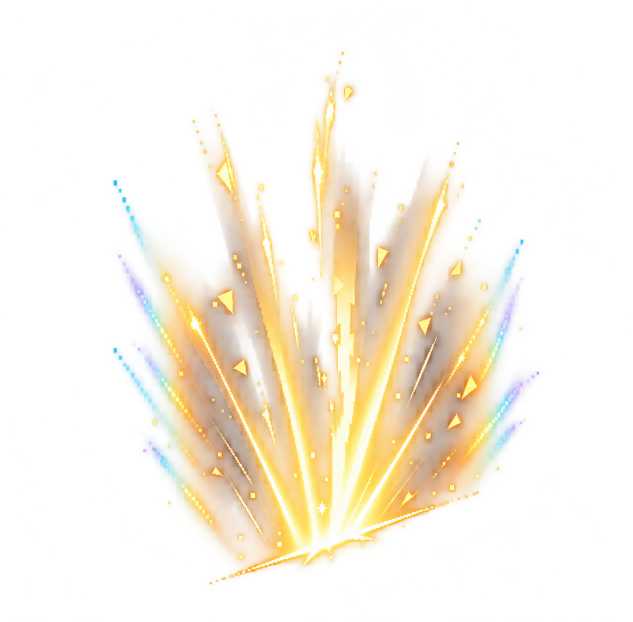
#> input picture art/archive/incoming_1028/headhunt_reference_fx_1022/refinement/source.png, 1265 x 1243 px (shown at 1/2 size)
$ python build_preview.py
#> lines starting #> are read from the running program, lines starting #| are printed output that depends on the picture; pictures that were not available may be replaced by others from this repository, and a replacement may not be noted
from pathlib import Path
from PIL import Image, ImageChops, ImageDraw, ImageStat
import json, hashlib
import numpy as np
R=Path(__file__).resolve().parent
B=R.parent.parent/'headhunt_bag_1022'/'delivery'
N=24
DUR=[83,83,84]*8
field=Image.open(R/'source.png').convert('RGBA').resize((192,200),Image.Resampling.BOX).resize((384,400),Image.Resampling.NEAREST)
field.save(R/'light@2x.png')
base=Image.open(B/'ui_hh_bag_zip@2x.png').convert('RGBA').crop((1792,0,2048,152))
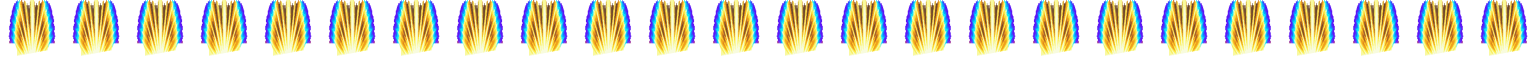
#> input picture art/archive/incoming_1028/headhunt_reference_fx_1022/delivery/fx_hh_rear_field@2x.png, 9216 x 400 px, given in place of ui_hh_bag_zip@2x.png, which was not available (shown at 1/6 size)
front=Image.open(B/'ui_hh_bag_zip_front@2x.png').convert('RGBA').crop((1792,0,2048,152))
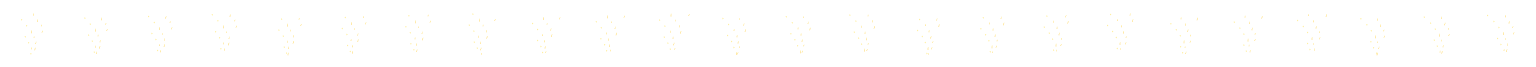
#> input picture art/archive/incoming_1028/headhunt_reference_fx_1022/delivery/fx_hh_rising_fragments.png, 4608 x 200 px, given in place of ui_hh_bag_zip_front@2x.png, which was not available (shown at 1/3 size)
clip=Image.open(R.parent/'delivery'/'fx_hh_mouth_clip@2x.png').convert('L').crop((1792,0,2048,320))

# Flow texture only along rays originating at the zipper. Angular coordinates
# never change, so straight beams cannot bend sideways into the rejected waves.
source_native=np.array(field.resize((192,200),Image.Resampling.NEAREST))
yy,xx=np.mgrid[:200,:192]
dx=xx-96.; dy=175.-yy
radius=np.hypot(dx,dy)
angle=np.arctan2(dx,dy)
root=np.clip((radius-18)/40,0,1)
root=root*root*(3-2*root)

def beam_frame(frame):
    phase=frame/N
    # Axial texture advection: bright details advance outward, tips extend and
    # dissolve independently. No global opacity/gain and no lateral displacement.
    displacement=11*root*np.sin(2*np.pi*(radius/95-phase)+angle*7)
    sample_radius=np.maximum(0,radius-displacement)
    scale=np.divide(sample_radius,radius,out=np.ones_like(radius),where=radius>0)
    sx=np.rint(96+dx*scale).astype(int)
    sy=np.rint(175-dy*scale).astype(int)
    valid=(sx>=0)&(sx<192)&(sy>=0)&(sy<200)
    out=np.zeros_like(source_native)
    out[valid]=source_native[sy[valid],sx[valid]]
    # The zipper root and below it remain precisely fixed.
    fixed=(radius<18)|(yy>=174)
    out[fixed]=source_native[fixed]
    return Image.fromarray(out).resize((384,400),Image.Resampling.NEAREST)

def compose(sparks,beam=None):
    light=(field if beam is None else beam).copy(); light.alpha_composite(sparks)
    canvas=Image.new('RGBA',(640,512),(25,34,44,255))
    canvas.alpha_composite(light,(96,46))
    canvas.alpha_composite(base,(160,330))
    inner=light.crop((64,78,320,398))
    inner.putalpha(ImageChops.multiply(inner.getchannel('A'),clip))
    canvas.alpha_composite(inner,(160,124))
    canvas.alpha_composite(front,(160,330))
    return canvas

# Sparse accents accompany the independently animated main light field.
# Each track begins at the zipper and follows one straight beam, no field warp.
targets=[(43,68),(64,43),(92,20),(116,47),(148,74),(59,88),(105,35),(132,88),(80,59)]
sparks=[]; frames=[]; positions=[]; beams=[]
for f in range(N):
    native=Image.new('RGBA',(192,200)); d=ImageDraw.Draw(native); track=[]
    for k,(tx,ty) in enumerate(targets):
        age=(f+k*7)%N
        p=age/N
        sx=87+(k*5)%19; sy=177-(sx-87)*.20
        x=sx+(tx-sx)*p; y=sy+(ty-sy)*p
        track.append((age,y))
        # Only individual fragments fade at birth/death. Main light stays exact.
        envelope=min(1,age/2,(N-1-age)/4)
        a=round(210*max(0,envelope)/42)*42
        ix,iy=round(x),round(y)
        if k%3==0:
            d.polygon([(ix,iy),(ix+1,iy+1),(ix,iy+3),(ix-1,iy+1)],fill=(255,233,156,a))
        else:
            length=4+k%3
            vx=(tx-sx)/(sy-ty)
            d.line((ix,iy,round(ix-vx*length),iy+length),fill=(255,193,83,round(a*.55)),width=1)
            d.line((ix,iy,round(ix-vx*2),iy+2),fill=(255,249,210,a),width=1)
    p=native.resize((384,400),Image.Resampling.NEAREST)
    beam=beam_frame(f); beams.append(beam)
    sparks.append(p); frames.append(compose(p,beam)); positions.append(track)
#> this loop made 24 passes
#> pass 1, in compose, `canvas=Image.new('RGBA',(640,512),(25,34,44,255))`:
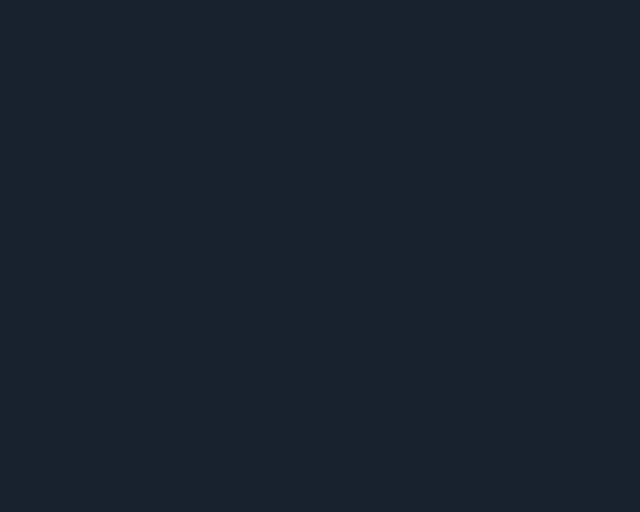
#> canvas: PIL image 640x512 RGBA; mean R, G, B, A 25, 34, 44, 255
#> after the loop, beams = 24 items; frames = 24 items; positions = 24 items; sparks = 24 items

compose(Image.new('RGBA',(384,400))).save(R/'preview.png')
#> in compose (call 25), `light.alpha_composite(sparks)`: sparks: PIL image 384x400 RGBA; every value is 0
#> in compose (call 25), `inner=light.crop((64,78,320,398))`:
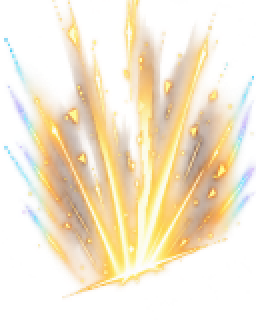
#> inner: PIL image 256x320 RGBA; mean R, G, B, A 133.6, 107.5, 60.7, 76.4; transparent parts drawn white
frames[0].save(R/'loop.png',save_all=True,append_images=frames[1:],duration=DUR,loop=0,disposal=0,blend=0)
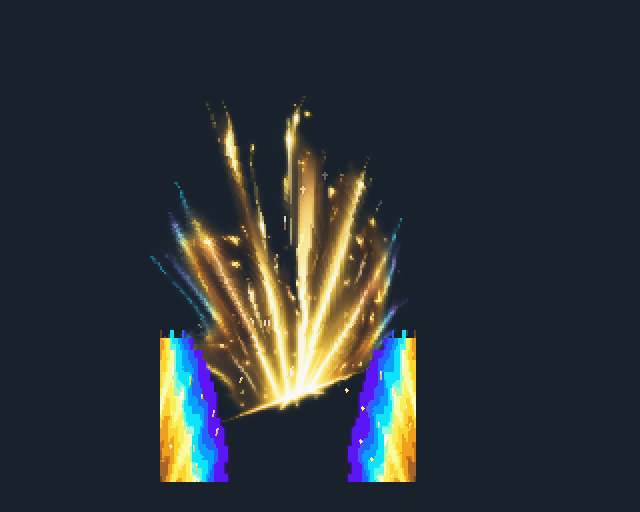
#> saved as loop.png: PIL image 640x512 RGBA; mean R, G, B, A 45, 51.4, 55.3, 255
frames[0].convert('RGB').save(R/'loop.gif',save_all=True,append_images=[f.convert('RGB') for f in frames[1:]],duration=[80,80,90]*8,loop=0,disposal=2)
beam_sheet=Image.new('RGBA',(384*N,400))
#> beam_sheet: PIL image 9216x400 RGBA; every value is 0
for f,b in enumerate(beams): beam_sheet.paste(b,(384*f,0))
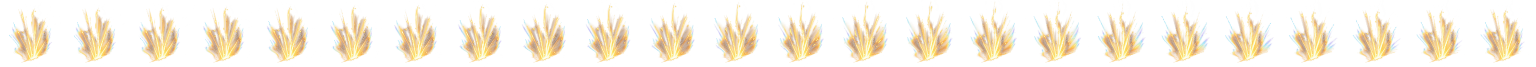
#> beam_sheet: PIL image 9216x400 RGBA (shown at 1/6 size); mean R, G, B, A 73.6, 59.1, 33.2, 41.6; transparent parts drawn white
beam_sheet.save(R/'flowing_beams@2x.png')
beam_sheet.resize((192*N,200),Image.Resampling.NEAREST).save(R/'flowing_beams.png')
sheet=Image.new('RGBA',(384*N,400))
for f,p in enumerate(sparks): sheet.paste(p,(384*f,0))
sheet.save(R/'rising_fragments@2x.png')
sheet.resize((192*N,200),Image.Resampling.NEAREST).save(R/'rising_fragments.png')
board=Image.new('RGBA',(640*4,512*2))
#> board: PIL image 2560x1024 RGBA; every value is 0
for i,f in enumerate(range(0,N,3)): board.paste(frames[f],((i%4)*640,(i//4)*512))
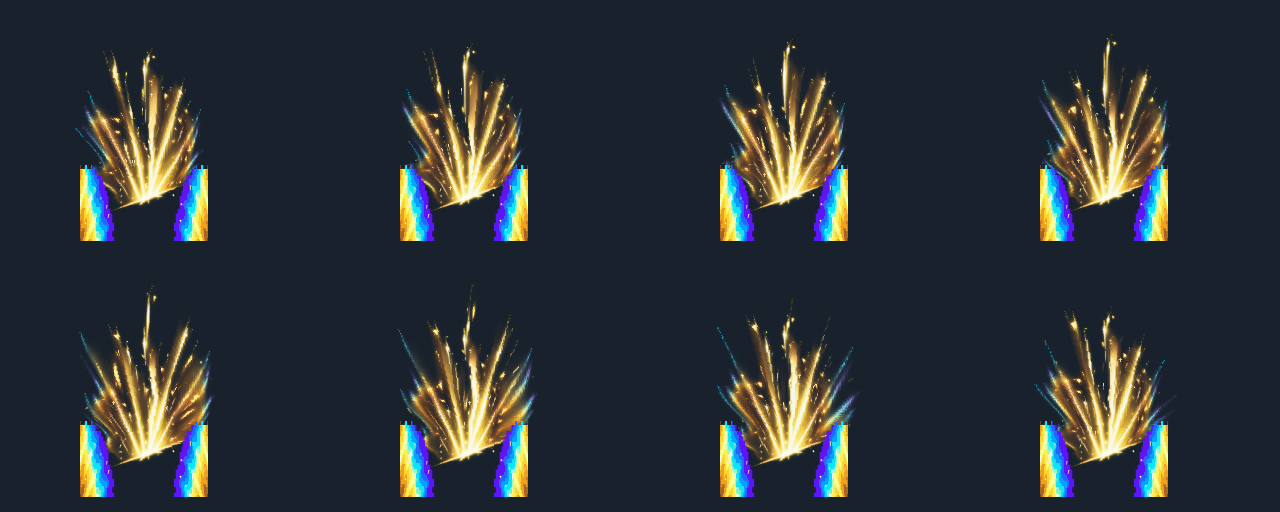
#> board: PIL image 2560x1024 RGBA (shown at 1/2 size); mean R, G, B, A 45.2, 51.6, 55.4, 255
board.save(R/'motion_board.png')
assert len({p.tobytes() for p in sparks})==N
assert Image.open(R/'loop.png').n_frames==N
assert sheet.resize((192*N,200),Image.Resampling.NEAREST).resize(sheet.size,Image.Resampling.NEAREST).tobytes()==sheet.tobytes()
for f in range(1,N):
    for (a0,y0),(a1,y1) in zip(positions[f-1],positions[f]):
        assert a1==0 or y1<y0
#> this loop made 23 passes
assert all(p.getchannel('A').crop((0,362,384,400)).getbbox() is None for p in sparks)
assert all(ImageChops.difference(frames[0].crop((0,414,640,512)),f.crop((0,414,640,512))).getbbox() is None for f in frames)
energy=[ImageStat.Stat(f.convert('L')).sum[0] for f in frames]
#> energy = [16247119, 16277499, 16269781, 16270371, 16310212, 16348488, 16354945, 16349641, 16319852, 16300676, 16317801, 16373888, 16435123, 16446584, 16413797, 16368939, 16307297, 16269992, 16227877, 16188170, 16177086, 16179983, 16178416, 16205843]
variation=100*(max(energy)-min(energy))/(sum(energy)/N)
#> variation = 1.65
assert variation<3
assert len({b.tobytes() for b in beams})==N
beam_deltas=[np.abs(np.array(beams[(i+1)%N],dtype=float)-np.array(beams[i],dtype=float)).mean() for i in range(N)]
#> beam_deltas = [5.63, 5.91, 6, 6.14, 6.17, 6.02, 5.92, 5.75, 5.64, 5.78, 6.12, 6.27, 6.23, 6.29, 6.6, 6.88, 7.06, 7.04, 6.84, 6.59, 6.34, 6.24, 6, 5.64]
assert beam_deltas[-1]<2*sum(beam_deltas[:-1])/(N-1)
assert beam_sheet.resize((192*N,200),Image.Resampling.NEAREST).resize(beam_sheet.size,Image.Resampling.NEAREST).tobytes()==beam_sheet.tobytes()
qa=dict(passed=True,frames=N,fps=12,duration_ms=sum(DUR),brightness_range_percent=variation,beam_loop_seam_ratio=beam_deltas[-1]/(sum(beam_deltas[:-1])/(N-1)),checks=['24 unique main beam frames','loop seam within normal frame change','beam texture moves along straight radial axes; no global brightness modulation','24 unique particle frames','straight upward trajectories from zipper','2px particle grid','no light below bag','bag bottom identical across frames','APNG duration and frames'],engine_tested=False)
#> qa = 8 items
(R/'qa.json').write_text(json.dumps(qa,indent=2),encoding='utf-8')
(R/'manifest.json').write_text(json.dumps(dict(status='animation candidate',static_reference='light@2x.png',animated=['flowing_beams@2x.png','rising_fragments@2x.png'],frame_size=[384,400],frames=N,fps=12,origin=[192,350],placement='bag_top_left + (128,66) - origin',inner_crop=[64,78,256,320],layer_order=['flowing beams + fragments','bag base','same light crop * fixed mouth clip','bag front'],source_sha256=hashlib.sha256((R/'source.png').read_bytes()).hexdigest()),indent=2),encoding='utf-8')
(R/'review.html').write_text('''<!doctype html><meta charset="utf-8"><title>开包光效 · 动态试稿</title><style>body{margin:0;background:#19222c;color:#c9d4df;font:14px sans-serif;text-align:center}img{display:block;margin:auto;width:min(960px,100vw);image-rendering:pixelated}button{color:inherit;background:#25313f;border:1px solid #526474;padding:8px 16px;cursor:pointer;margin:6px}</style><img id="preview" src="loop.png?v=3"><button onclick="document.getElementById('preview').src='loop.png?v=3'">播放动画</button><button onclick="document.getElementById('preview').src='preview.png?v=3'">查看静态</button><p>主光束沿直线涌动 · 亮芯推进与末端消散 · 动态试稿，未接入游戏</p>''',encoding='utf-8')
assert len({b.tobytes() for b in beams})==N
change=ImageChops.difference(beams[0],beams[6]).getbbox()
#> change = (0, 0, 382, 348)
assert change and change[1]<100
print(json.dumps(qa))
#> (printed output is left out)
